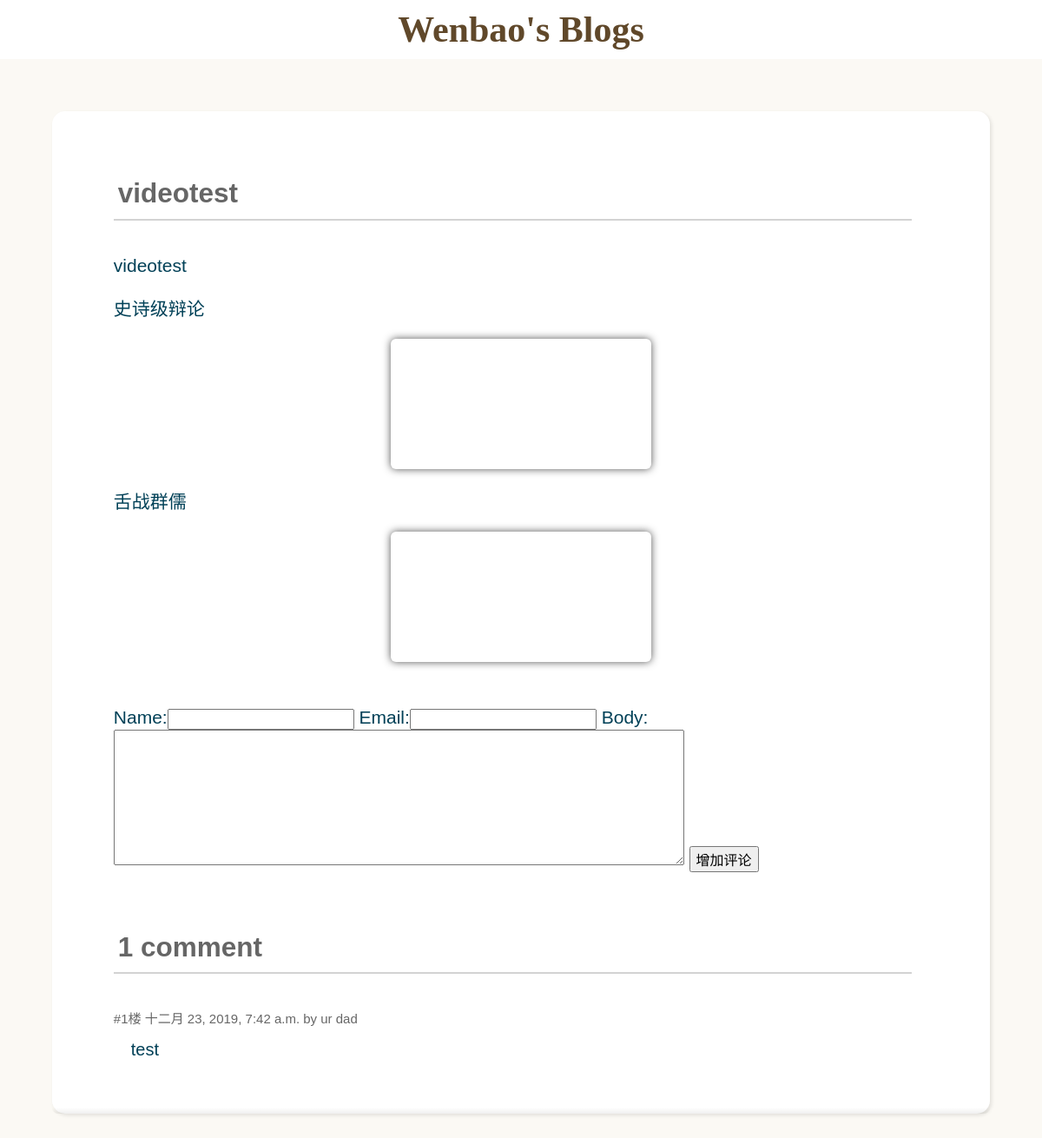
The app's page /myblog/videotest/ with its own data.
### blog/models.py (models this page shows, shortened)
class Post(models.Model):
    title = models.CharField(max_length=100)
    content = MDTextField()
    created_at = models.DateTimeField(default = timezone.now)
    modified_at = models.DateTimeField(auto_now_add = True)
    status = models.CharField(max_length=1, choices=STATUS_CHOICES, default='p')

class Comment(models.Model):
    post=models.ForeignKey(Post,related_name='comments', on_delete=models.CASCADE)
    name=models.CharField(max_length=80)
    email=models.EmailField()
    body=models.TextField()
    created=models.DateTimeField(auto_now_add=True)
    updated=models.DateTimeField(auto_now=True)
    active=models.BooleanField(default=True)
    class Meta:
        ordering = ('created',)

### blog/views.py (the view, shortened to what this page needs)
# urls.py: re_path(r'^(?P<title>\w+)/$', post_detail, name='post_detail'),
def post_detail(request, title):
    post = Post.objects.get(title=title)
    post.content = markdown.markdown(
        post.content.replace("\r\n",' \n'),
        extensions=[
            'markdown.extensions.extra',
            'markdown.extensions.codehilite',#语法高亮拓展
            'markdown.extensions.toc'#自动生成目录
        ])#修改blog.content内容为html
    try:
        comment_list = post.comments.filter()
    except Exception as err:
        comment_list = None
    comment_form = CommentsForm()
    return render(
        request,
        'post.html',{
            'post':post,
            'comment_list': comment_list,
            'comment_form': comment_form
        })

### blog/forms.py
class CommentsForm(forms.ModelForm):
    class Meta:
        model=Comment
        fields=('name','email','body')

### templates/post.html (shortened to what this page needs)
{% load i18n static %}<!doctype html>
<html lang="en">
<head>
    <link href="{% static 'blog/css/style.css' %}" rel="stylesheet" type="text/css">
    <link href="{% static 'blog/css/code.css' %}" rel="stylesheet" type="text/css">
</head>
<body>
    <div class="header" onclick=window.location.href="/myblog/">
        <h1 class="site-title text-center"><a href="/myblog/">Wenbao's Blogs</a></h1>
    </div>
    <div class="container post post-detail">
        <div class="post-content">{{ post.content | safe}}</div>
        <hr class="fancy-line">
        <form class="post-content" autocomplete="off" action="{% url 'post_detail' title=post.title %}" method="post">
            {{ comment_form.as_table }}
            <input type="submit" value="增加评论">
        </form>
        <div class="post-content">
            <hr class="fancy-line">
            {% with comment_list.count as total_comments %}
                <h2>{{ total_comments }} comment{{ total_comments|pluralize }}</h2>
                {% for comment in comment_list %}
                    <div class="comment">
                        <p class="info">
                            #{{ forloop.counter }}楼 {{ comment.created }} by {{ comment.name }}
                        </p>
                        <p class="say">{{ comment.body }}</p>
                    </div>
                    <hr class="fancy-line">
                {% empty %}
                    <p>还没有评论</p>
                    <hr class="fancy-line">
                {% endfor %}
            {% endwith %}
        </div>
    </div>
</body>
</html>

### static/blog/css/style.css (style rules this page uses)
*, *:before, *:after { -webkit-box-sizing: border-box; -moz-box-sizing: border-box; box-sizing: border-box; }
html, body { margin: 0; padding: 0; }
body { background-color: #fbf9f4; color: #004057; font-family:"lucida grande", "lucida sans unicode", lucida, helvetica, "Hiragino Sans GB", "Microsoft YaHei", "WenQuanYi Micro Hei", sans-serif; font-size: 21px; }
.header { background-color: #fff; margin-bottom: 40px; padding: 10px 0; position: relative; }
.header:before { display: block; content: ''; position: absolute; bottom: -10px; height: 10px; width: 100%; }
hr.fancy-line { border: 0; height: 1px; position: relative; margin: 0.5em 0; }
hr.fancy-line:before { content:''; height: 10px; background-color: #fff; }
hr.fancy-line:after { top: 0em; height: 5px; border-bottom: 1px solid #fff; background-color: #fff; }
hr.fancy-line:after, hr.fancy-line:before { content: ''; position: absolute; width: 100%; }
hr.fancy-line, hr.fancy-line:before { background: -moz-radial-gradient(center, ellipse cover, rgba(0,0,0,0.1) 0%, rgba(0,0,0,0) 75%); background: -webkit-gradient(radial, center center, 0px, center center, 75%, color-stop(0%,rgba(0,0,0,0.1)), color-stop(75%,rgba(0,0,0,0))); background: -webkit-radial-gradient(center, ellipse cover, rgba(0,0,0,0.1) 0%,rgba(0,0,0,0) 75%); background: -o-radial-gradient(center, ellipse cover, rgba(0,0,0,0.1) 0%,rgba(0,0,0,0) 75%); background: -ms-radial-gradient(center, ellipse cover, rgba(0,0,0,0.1) 0%,rgba(0,0,0,0) 75%); background: radial-gradient(ellipse at center, rgba(0,0,0,0.1) 0%,rgba(0,0,0,0) 75%); }
h1 { font-family: "Palatino Linotype", "Book Antiqua", Palatino, Helvetica, STKaiti, SimSun, serif; }
h2 { font-family: "Palatino Linotype", "Book Antiqua", Palatino, Helvetica, STKaiti, SimSun, serif; margin-bottom: 60px; margin-bottom: 40px; padding: 5px; border-bottom: 2px LightGrey solid; width: 98%; line-height: 150%; color: #666666; }
.container { margin: 0 10%; }
.site-title { text-align: center; font-family: 'Lemon', cursive; margin: 0; }
.site-title a { color: rgba(255,255,255, 0.8); color: #60482a; text-shadow: -1px -1px #fff; text-decoration: none; }
.post { background-color: #fff; border-radius: 15px; margin: 12px 0; box-shadow: 2px 2px 4px rgba(0, 0, 0, 0.1); position: relative; }
.post:after { width: 100%; height: 7px; content: ""; position: absolute; left: 0; bottom: 0; background: linear-gradient(rgba(105, 106, 97,0), rgba(105, 106, 97,.1)); border-radius: 0 0 15px 15px; }
.post-content { padding: 1% 4%; height: 150px; overflow: hidden; position: relative; background-color: #fff; }
.post.post-detail { margin: 5%; padding: 30px; font-size: 100%; }
.post-detail .post-content { height: auto; }
img,iframe,audio { display: block; box-shadow: 0 0 10px #555; border-radius: 6px; margin-left: auto; margin-right: auto; margin-top: 10px; margin-bottom: 10px; max-width: 100%; max-height: 100%; -webkit-box-shadow: 0 0 10px #555; }
#id_body { width: 70%; height: 100%; }
input { font-size: 16px; }
.comment { display: block; }
.comment .info { font-size: 15px; color: #666666; }
.comment .say { margin: 0 20px; font-size: 20px; max-width: 100%; max-height: 200px; overflow-y: auto; }

### records on screen
Post: content "videotest videotest 史诗级辩论 舌战群儒"
Comment: created "十二月 23, 2019, 7:42 a.m.", name "ur dad", body "test"

### other values on screen
{{ total_comments }} "1"
